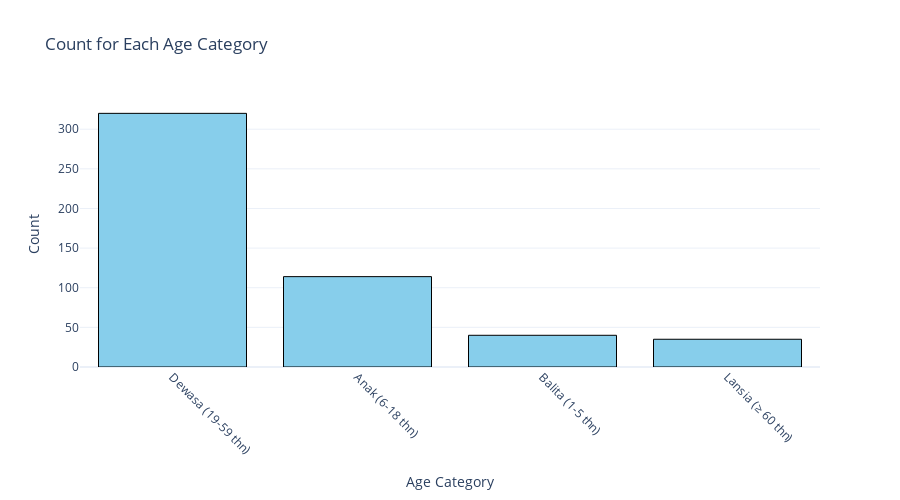

Notebook code cell kept with this figure:
### Code cell
import plotly.graph_objects as go

# Count occurrences of each age category
age_category_counts = data['Age Category'].value_counts()

# Create a bar chart using Plotly
fig = go.Figure()

fig.add_trace(go.Bar(
    x=age_category_counts.index,
    y=age_category_counts.values,
    marker=dict(color='skyblue', line=dict(color='black', width=1)),
    name='Age Category Counts'
))

# Customize layout for improved visualization
fig.update_layout(
    title='Count for Each Age Category',
    xaxis_title='Age Category',
    yaxis_title='Count',
    template='plotly_white',
    width=900,
    height=500,
    xaxis=dict(
        tickangle=45,  # Rotate x-axis labels by 45 degrees
        title_standoff=20,  # Add space between labels and axis
    )
)

# Display the chart
fig.show()

### Figure 1 — Plotly figure (JSON) as saved in the notebook; plotly's stock layout.template omitted (floating-point values rounded to 4 significant figures)
{"data": [{"marker": {"color": "skyblue", "line": {"color": "black", "width": 1}}, "name": "Age Category Counts", "type": "bar", "x": ["Dewasa (19-59 thn)", "Anak (6-18 thn)", "Balita (1-5 thn)", "Lansia (≥ 60 thn)"], "y": [320, 114, 40, 35]}], "layout": {"height": 500, "title": {"text": "Count for Each Age Category"}, "width": 900, "xaxis": {"tickangle": 45, "title": {"standoff": 20, "text": "Age Category"}}, "yaxis": {"title": {"text": "Count"}}}}
